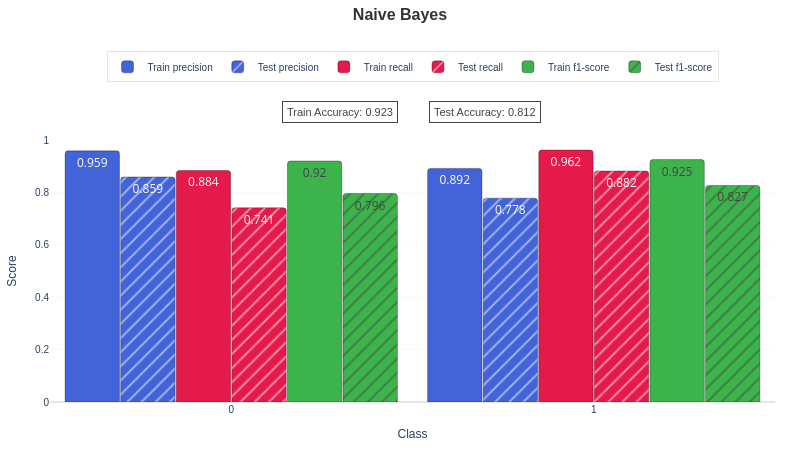
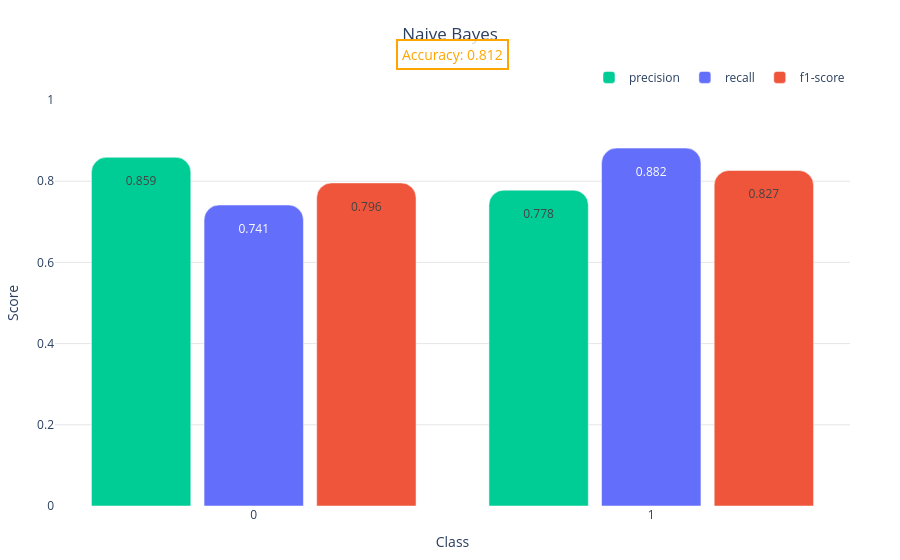
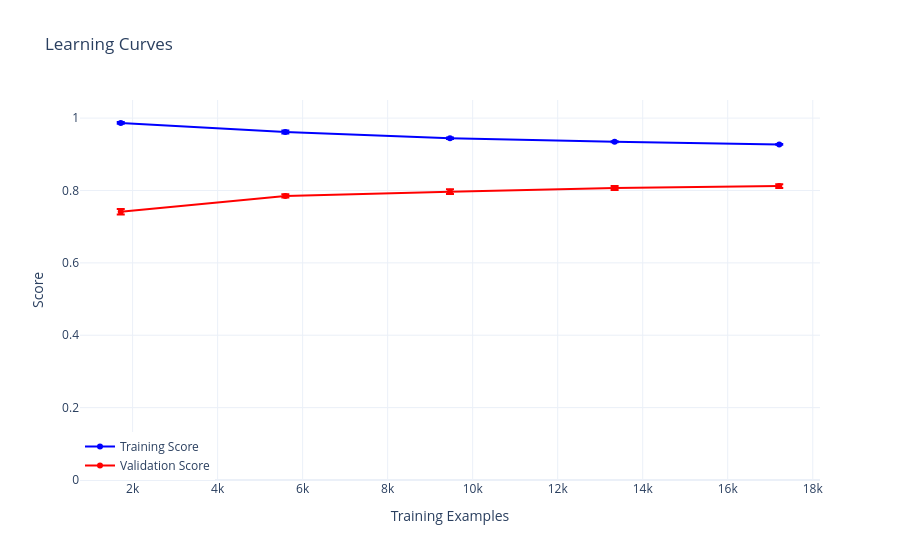
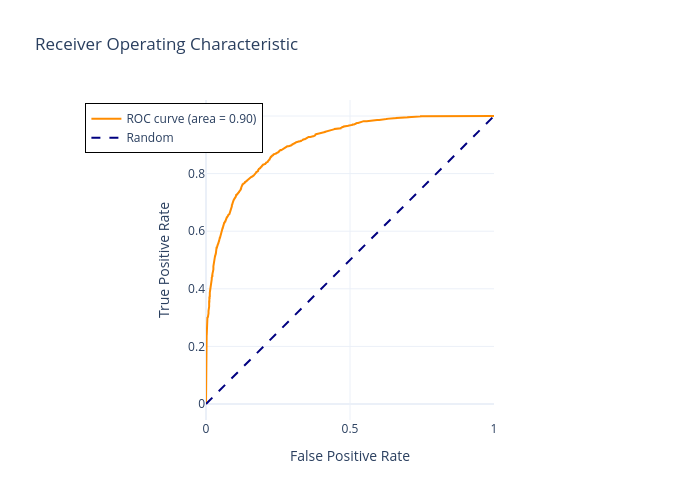

The cell these charts' notebook holds for them, in order:
### Code cell
nb_fig_learning, nb_fig_roc, nb_train_report, nb_test_report = train_and_evaluate(
    train_df, test_df, "nb"
)
# Naive Bayes
plot_classification_report("Naive Bayes", nb_train_report, nb_test_report)
plot_classification_test_report("Naive Bayes", nb_test_report)

nb_fig_learning.show()
nb_fig_roc.show()

### Figure 1 — Plotly figure (JSON) as saved in the notebook; plotly's stock layout.template omitted (floating-point values rounded to 4 significant figures)
{"data": [{"hovertemplate": "<b>%{x}</b><br>precision: %{y:.3f}<br>Train<br>", "marker": {"color": "#4363d8", "line": {"color": "rgba(0,0,0,0.3)", "width": 1}, "pattern": {"shape": ""}}, "name": "Train precision", "text": [0.959, 0.892], "textposition": "auto", "type": "bar", "width": 0.15, "x": ["0", "1"], "y": [0.9586, 0.8915]}, {"hovertemplate": "<b>%{x}</b><br>precision: %{y:.3f}<br>Test<br>", "marker": {"color": "#4363d8", "line": {"color": "rgba(0,0,0,0.3)", "width": 1}, "pattern": {"shape": "/"}}, "name": "Test precision", "text": [0.859, 0.778], "textposition": "auto", "type": "bar", "width": 0.15, "x": ["0", "1"], "y": [0.8589, 0.778]}, {"hovertemplate": "<b>%{x}</b><br>recall: %{y:.3f}<br>Train<br>", "marker": {"color": "#e6194B", "line": {"color": "rgba(0,0,0,0.3)", "width": 1}, "pattern": {"shape": ""}}, "name": "Train recall", "text": [0.884, 0.962], "textposition": "auto", "type": "bar", "width": 0.15, "x": ["0", "1"], "y": [0.8838, 0.9616]}, {"hovertemplate": "<b>%{x}</b><br>recall: %{y:.3f}<br>Test<br>", "marker": {"color": "#e6194B", "line": {"color": "rgba(0,0,0,0.3)", "width": 1}, "pattern": {"shape": "/"}}, "name": "Test recall", "text": [0.741, 0.882], "textposition": "auto", "type": "bar", "width": 0.15, "x": ["0", "1"], "y": [0.7413, 0.8816]}, {"hovertemplate": "<b>%{x}</b><br>f1-score: %{y:.3f}<br>Train<br>", "marker": {"color": "#3cb44b", "line": {"color": "rgba(0,0,0,0.3)", "width": 1}, "pattern": {"shape": ""}}, "name": "Train f1-score", "text": [0.92, 0.925], "textposition": "auto", "type": "bar", "width": 0.15, "x": ["0", "1"], "y": [0.9197, 0.9252]}, {"hovertemplate": "<b>%{x}</b><br>f1-score: %{y:.3f}<br>Test<br>", "marker": {"color": "#3cb44b", "line": {"color": "rgba(0,0,0,0.3)", "width": 1}, "pattern": {"shape": "/"}}, "name": "Test f1-score", "text": [0.796, 0.827], "textposition": "auto", "type": "bar", "width": 0.15, "x": ["0", "1"], "y": [0.7958, 0.8265]}], "layout": {"annotations": [{"bgcolor": "rgba(255, 255, 255, 0.9)", "bordercolor": "#444", "borderpad": 4, "borderwidth": 1, "font": {"color": "#444", "family": "Arial", "size": 11}, "showarrow": false, "text": "Train Accuracy: 0.923", "x": 0.4, "xanchor": "center", "xref": "paper", "y": 1.15, "yref": "paper"}, {"bgcolor": "rgba(255, 255, 255, 0.9)", "bordercolor": "#444", "borderpad": 4, "borderwidth": 1, "font": {"color": "#444", "family": "Arial", "size": 11}, "showarrow": false, "text": "Test Accuracy: 0.812", "x": 0.6, "xanchor": "center", "xref": "paper", "y": 1.15, "yref": "paper"}], "barcornerradius": 3, "bargap": 0.08, "bargroupgap": 0.02, "barmode": "group", "height": 450, "hoverlabel": {"bgcolor": "white", "font": {"family": "Arial", "size": 11}}, "legend": {"bgcolor": "rgba(255, 255, 255, 0.9)", "bordercolor": "rgba(0,0,0,0.1)", "borderwidth": 1, "font": {"family": "Arial", "size": 10}, "groupclick": "toggleitem", "orientation": "h", "traceorder": "normal", "x": 0.5, "xanchor": "center", "y": 1.22, "yanchor": "bottom"}, "margin": {"b": 25, "l": 25, "r": 25, "t": 140}, "paper_bgcolor": "white", "plot_bgcolor": "white", "showlegend": true, "title": {"font": {"color": "#333", "family": "Arial", "size": 16}, "text": "<b>Naive Bayes</b>", "x": 0.5, "xanchor": "center", "y": 0.98, "yanchor": "top"}, "width": 800, "xaxis": {"showgrid": false, "tickangle": 0, "tickfont": {"family": "Arial", "size": 10}, "title": {"font": {"family": "Arial", "size": 12}, "text": "Class"}, "type": "category"}, "yaxis": {"gridcolor": "rgba(128,128,128,0.1)", "gridwidth": 0.5, "range": [0, 1], "tickfont": {"family": "Arial", "size": 10}, "title": {"font": {"family": "Arial", "size": 12}, "text": "Score"}, "zeroline": true, "zerolinecolor": "rgba(0,0,0,0.2)", "zerolinewidth": 1}}}

### Figure 2 — Plotly figure (JSON) as saved in the notebook; plotly's stock layout.template omitted (floating-point values rounded to 4 significant figures)
{"data": [{"hovertemplate": "<b>%{x}</b><br>precision: %{y:.3f}<br>", "marker": {"color": "#00CC96"}, "name": "precision", "text": [0.859, 0.778], "textposition": "auto", "type": "bar", "width": 0.25, "x": ["0", "1"], "y": [0.8589, 0.778]}, {"hovertemplate": "<b>%{x}</b><br>recall: %{y:.3f}<br>", "marker": {"color": "#636EFA"}, "name": "recall", "text": [0.741, 0.882], "textposition": "auto", "type": "bar", "width": 0.25, "x": ["0", "1"], "y": [0.7413, 0.8816]}, {"hovertemplate": "<b>%{x}</b><br>f1-score: %{y:.3f}<br>", "marker": {"color": "#EF553B"}, "name": "f1-score", "text": [0.796, 0.827], "textposition": "auto", "type": "bar", "width": 0.25, "x": ["0", "1"], "y": [0.7958, 0.8265]}], "layout": {"annotations": [{"bgcolor": "rgba(255, 255, 255, 0.8)", "bordercolor": "#FFA500", "borderpad": 4, "borderwidth": 2, "font": {"color": "#FFA500", "size": 14}, "showarrow": false, "text": "Accuracy: 0.812", "x": 0.5, "xanchor": "center", "xref": "paper", "y": 1.15, "yref": "paper"}], "barcornerradius": 15, "bargap": 0.15, "bargroupgap": 0.1, "barmode": "group", "hoverlabel": {"bgcolor": "white"}, "legend": {"bgcolor": "rgba(255,255,255,0.8)", "orientation": "h", "x": 1, "xanchor": "right", "y": 1.02, "yanchor": "bottom"}, "margin": {"b": 50, "l": 50, "r": 50, "t": 100}, "plot_bgcolor": "white", "showlegend": true, "title": {"text": "Naive Bayes", "x": 0.5, "xanchor": "center", "y": 0.95, "yanchor": "top"}, "xaxis": {"showgrid": false, "tickangle": 0, "title": {"text": "Class"}, "type": "category"}, "yaxis": {"gridcolor": "rgba(128,128,128,0.2)", "gridwidth": 1, "range": [0, 1], "title": {"text": "Score"}, "zeroline": false}}}

### Figure 3 — Plotly figure (JSON) as saved in the notebook; plotly's stock layout.template omitted (floating-point values rounded to 4 significant figures)
{"data": [{"error_y": {"array": [0.002557, 0.004043, 0.002088, 0.001422, 0.001222], "type": "data", "visible": true}, "line": {"color": "blue"}, "mode": "lines+markers", "name": "Training Score", "type": "scatter", "x": [1721, 5593, 9466, 13339, 17212], "y": [0.9868, 0.9615, 0.9442, 0.9347, 0.9274]}, {"error_y": {"array": [0.007606, 0.004416, 0.006471, 0.005526, 0.005147], "type": "data", "visible": true}, "line": {"color": "red"}, "mode": "lines+markers", "name": "Validation Score", "type": "scatter", "x": [1721, 5593, 9466, 13339, 17212], "y": [0.7415, 0.7849, 0.7968, 0.8071, 0.8122]}], "layout": {"legend": {"x": 0, "y": 0}, "title": {"text": "Learning Curves"}, "xaxis": {"title": {"text": "Training Examples"}}, "yaxis": {"range": [0, 1.05], "title": {"text": "Score"}}}}

### Figure 4 — Plotly figure (JSON) as saved in the notebook; plotly's stock layout.template omitted (floating-point values rounded to 4 significant figures; data arrays with more than 128 entries replaced by an {"elided": "..."} marker saying what was removed)
{"data": [{"line": {"color": "darkorange", "width": 2}, "mode": "lines", "name": "ROC curve (area = 0.90)", "type": "scatter", "x": {"elided": "1419 float values"}, "y": {"elided": "1419 float values"}}, {"line": {"color": "navy", "dash": "dash", "width": 2}, "mode": "lines", "name": "Random", "type": "scatter", "x": [0, 1], "y": [0, 1]}], "layout": {"height": 500, "legend": {"bordercolor": "Black", "borderwidth": 1, "x": 0.01, "y": 0.99}, "title": {"text": "Receiver Operating Characteristic"}, "width": 700, "xaxis": {"constrain": "domain", "title": {"text": "False Positive Rate"}}, "yaxis": {"scaleanchor": "x", "scaleratio": 1, "title": {"text": "True Positive Rate"}}}}
